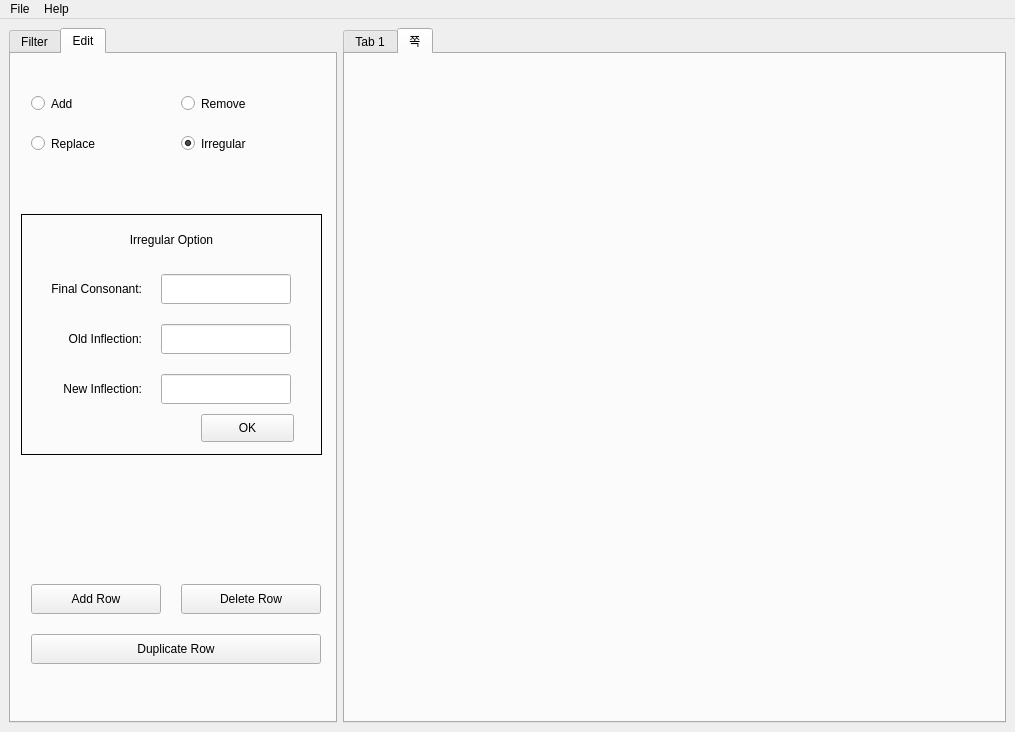
<?xml version="1.0" encoding="UTF-8"?>
<ui version="4.0">
 <class>Deco_LexO</class>
 <widget class="QMainWindow" name="Deco_LexO">
  <property name="geometry">
   <rect>
    <x>0</x>
    <y>0</y>
    <width>1015</width>
    <height>732</height>
   </rect>
  </property>
  <property name="windowTitle">
   <string>Deco-LexO</string>
  </property>
  <widget class="QWidget" name="centralwidget">
   <layout class="QGridLayout" name="gridLayout">
    <item row="0" column="0">
     <widget class="QTabWidget" name="tabWidget_1">
      <property name="maximumSize">
       <size>
        <width>328</width>
        <height>16777215</height>
       </size>
      </property>
      <property name="currentIndex">
       <number>1</number>
      </property>
      <widget class="QWidget" name="Modifying_Tab">
       <attribute name="title">
        <string>Filter</string>
       </attribute>
       <widget class="QComboBox" name="FEntryCombo">
        <property name="geometry">
         <rect>
          <x>30</x>
          <y>40</y>
          <width>81</width>
          <height>21</height>
         </rect>
        </property>
        <item>
         <property name="text">
          <string/>
         </property>
        </item>
        <item>
         <property name="text">
          <string>Equals</string>
         </property>
        </item>
        <item>
         <property name="text">
          <string>Starts with</string>
         </property>
        </item>
        <item>
         <property name="text">
          <string>Ends with</string>
         </property>
        </item>
        <item>
         <property name="text">
          <string>Contains</string>
         </property>
        </item>
        <item>
         <property name="text">
          <string>is empty</string>
         </property>
        </item>
       </widget>
       <widget class="QLineEdit" name="FEntry_Input">
        <property name="geometry">
         <rect>
          <x>120</x>
          <y>40</y>
          <width>141</width>
          <height>21</height>
         </rect>
        </property>
       </widget>
       <widget class="QLineEdit" name="FLemma_Input">
        <property name="geometry">
         <rect>
          <x>120</x>
          <y>100</y>
          <width>141</width>
          <height>21</height>
         </rect>
        </property>
       </widget>
       <widget class="QComboBox" name="FLemmaCombo">
        <property name="geometry">
         <rect>
          <x>30</x>
          <y>100</y>
          <width>81</width>
          <height>21</height>
         </rect>
        </property>
       </widget>
       <widget class="QComboBox" name="FCateCombo">
        <property name="geometry">
         <rect>
          <x>30</x>
          <y>160</y>
          <width>81</width>
          <height>21</height>
         </rect>
        </property>
       </widget>
       <widget class="QLineEdit" name="FCate_Input">
        <property name="geometry">
         <rect>
          <x>120</x>
          <y>160</y>
          <width>141</width>
          <height>21</height>
         </rect>
        </property>
       </widget>
       <widget class="QLineEdit" name="FFirst_1">
        <property name="geometry">
         <rect>
          <x>30</x>
          <y>320</y>
          <width>51</width>
          <height>21</height>
         </rect>
        </property>
       </widget>
       <widget class="QLineEdit" name="FFirst_2">
        <property name="geometry">
         <rect>
          <x>100</x>
          <y>320</y>
          <width>51</width>
          <height>21</height>
         </rect>
        </property>
       </widget>
       <widget class="QLineEdit" name="FFirst_3">
        <property name="geometry">
         <rect>
          <x>170</x>
          <y>320</y>
          <width>51</width>
          <height>21</height>
         </rect>
        </property>
       </widget>
       <widget class="QLineEdit" name="FSec_3">
        <property name="geometry">
         <rect>
          <x>170</x>
          <y>370</y>
          <width>51</width>
          <height>21</height>
         </rect>
        </property>
       </widget>
       <widget class="QLineEdit" name="FSec_2">
        <property name="geometry">
         <rect>
          <x>100</x>
          <y>370</y>
          <width>51</width>
          <height>21</height>
         </rect>
        </property>
       </widget>
       <widget class="QLineEdit" name="FSec_1">
        <property name="geometry">
         <rect>
          <x>30</x>
          <y>370</y>
          <width>51</width>
          <height>21</height>
         </rect>
        </property>
       </widget>
       <widget class="QLineEdit" name="FSecL_3">
        <property name="geometry">
         <rect>
          <x>170</x>
          <y>420</y>
          <width>51</width>
          <height>21</height>
         </rect>
        </property>
       </widget>
       <widget class="QLineEdit" name="FSecL_2">
        <property name="geometry">
         <rect>
          <x>100</x>
          <y>420</y>
          <width>51</width>
          <height>21</height>
         </rect>
        </property>
       </widget>
       <widget class="QLineEdit" name="FSecL_1">
        <property name="geometry">
         <rect>
          <x>30</x>
          <y>420</y>
          <width>51</width>
          <height>21</height>
         </rect>
        </property>
       </widget>
       <widget class="QLineEdit" name="FLast3">
        <property name="geometry">
         <rect>
          <x>170</x>
          <y>470</y>
          <width>51</width>
          <height>21</height>
         </rect>
        </property>
       </widget>
       <widget class="QLineEdit" name="FLast_2">
        <property name="geometry">
         <rect>
          <x>100</x>
          <y>470</y>
          <width>51</width>
          <height>21</height>
         </rect>
        </property>
       </widget>
       <widget class="QLineEdit" name="FLast_1">
        <property name="geometry">
         <rect>
          <x>30</x>
          <y>470</y>
          <width>51</width>
          <height>21</height>
         </rect>
        </property>
       </widget>
       <widget class="QFrame" name="FPhonoFrame">
        <property name="geometry">
         <rect>
          <x>10</x>
          <y>290</y>
          <width>281</width>
          <height>251</height>
         </rect>
        </property>
        <property name="frameShape">
         <enum>QFrame::Box</enum>
        </property>
        <property name="frameShadow">
         <enum>QFrame::Raised</enum>
        </property>
        <widget class="QComboBox" name="FColCombo">
         <property name="geometry">
          <rect>
           <x>90</x>
           <y>220</y>
           <width>81</width>
           <height>21</height>
          </rect>
         </property>
        </widget>
        <widget class="QLabel" name="label_7">
         <property name="geometry">
          <rect>
           <x>20</x>
           <y>50</y>
           <width>211</width>
           <height>31</height>
          </rect>
         </property>
         <property name="text">
          <string>Second syllable:</string>
         </property>
        </widget>
        <widget class="QLabel" name="label_8">
         <property name="geometry">
          <rect>
           <x>20</x>
           <y>100</y>
           <width>211</width>
           <height>31</height>
          </rect>
         </property>
         <property name="text">
          <string>Second-to-last syllable:</string>
         </property>
        </widget>
        <widget class="QLabel" name="label_9">
         <property name="geometry">
          <rect>
           <x>20</x>
           <y>0</y>
           <width>191</width>
           <height>31</height>
          </rect>
         </property>
         <property name="text">
          <string>First syllable:</string>
         </property>
        </widget>
        <widget class="QLabel" name="label_6">
         <property name="geometry">
          <rect>
           <x>20</x>
           <y>150</y>
           <width>211</width>
           <height>31</height>
          </rect>
         </property>
         <property name="text">
          <string>Last syllable:</string>
         </property>
        </widget>
        <widget class="QLabel" name="label_10">
         <property name="geometry">
          <rect>
           <x>10</x>
           <y>220</y>
           <width>61</width>
           <height>21</height>
          </rect>
         </property>
         <property name="text">
          <string>Column:</string>
         </property>
         <property name="alignment">
          <set>Qt::AlignRight|Qt::AlignTrailing|Qt::AlignVCenter</set>
         </property>
        </widget>
       </widget>
       <widget class="QPushButton" name="FFiltering_Button">
        <property name="geometry">
         <rect>
          <x>20</x>
          <y>550</y>
          <width>75</width>
          <height>23</height>
         </rect>
        </property>
        <property name="text">
         <string>Filter</string>
        </property>
       </widget>
       <widget class="QPushButton" name="FShow_Button">
        <property name="geometry">
         <rect>
          <x>110</x>
          <y>550</y>
          <width>75</width>
          <height>23</height>
         </rect>
        </property>
        <property name="text">
         <string>Show all</string>
        </property>
       </widget>
       <widget class="QPushButton" name="FClear_Button">
        <property name="geometry">
         <rect>
          <x>210</x>
          <y>550</y>
          <width>75</width>
          <height>23</height>
         </rect>
        </property>
        <property name="text">
         <string>Clear</string>
        </property>
       </widget>
       <widget class="QLabel" name="label">
        <property name="geometry">
         <rect>
          <x>30</x>
          <y>10</y>
          <width>56</width>
          <height>21</height>
         </rect>
        </property>
        <property name="text">
         <string>Entry:</string>
        </property>
       </widget>
       <widget class="QLabel" name="label_2">
        <property name="geometry">
         <rect>
          <x>30</x>
          <y>70</y>
          <width>56</width>
          <height>21</height>
         </rect>
        </property>
        <property name="text">
         <string>Lemma:</string>
        </property>
       </widget>
       <widget class="QLabel" name="label_3">
        <property name="geometry">
         <rect>
          <x>30</x>
          <y>130</y>
          <width>56</width>
          <height>21</height>
         </rect>
        </property>
        <property name="text">
         <string>Category:</string>
        </property>
       </widget>
       <widget class="QLineEdit" name="FInfo_Input">
        <property name="geometry">
         <rect>
          <x>120</x>
          <y>220</y>
          <width>141</width>
          <height>21</height>
         </rect>
        </property>
       </widget>
       <widget class="QLabel" name="label_4">
        <property name="geometry">
         <rect>
          <x>30</x>
          <y>190</y>
          <width>81</width>
          <height>21</height>
         </rect>
        </property>
        <property name="text">
         <string>Information:</string>
        </property>
       </widget>
       <widget class="QComboBox" name="FInfoCombo">
        <property name="geometry">
         <rect>
          <x>30</x>
          <y>220</y>
          <width>81</width>
          <height>21</height>
         </rect>
        </property>
       </widget>
       <widget class="QLabel" name="label_5">
        <property name="geometry">
         <rect>
          <x>10</x>
          <y>270</y>
          <width>141</width>
          <height>31</height>
         </rect>
        </property>
        <property name="font">
         <font>
          <weight>75</weight>
          <bold>true</bold>
         </font>
        </property>
        <property name="text">
         <string>Phonological shape</string>
        </property>
       </widget>
      </widget>
      <widget class="QWidget" name="Edit_Tab">
       <attribute name="title">
        <string>Edit</string>
       </attribute>
       <widget class="QRadioButton" name="Add_radio">
        <property name="geometry">
         <rect>
          <x>20</x>
          <y>40</y>
          <width>108</width>
          <height>19</height>
         </rect>
        </property>
        <property name="font">
         <font>
          <family>Arial</family>
         </font>
        </property>
        <property name="text">
         <string>Add</string>
        </property>
        <property name="checked">
         <bool>false</bool>
        </property>
       </widget>
       <widget class="QRadioButton" name="Remove_radio">
        <property name="geometry">
         <rect>
          <x>170</x>
          <y>40</y>
          <width>108</width>
          <height>19</height>
         </rect>
        </property>
        <property name="font">
         <font>
          <family>Arial</family>
         </font>
        </property>
        <property name="text">
         <string>Remove</string>
        </property>
       </widget>
       <widget class="QRadioButton" name="Replace_radio">
        <property name="geometry">
         <rect>
          <x>20</x>
          <y>80</y>
          <width>108</width>
          <height>19</height>
         </rect>
        </property>
        <property name="font">
         <font>
          <family>Arial</family>
         </font>
        </property>
        <property name="text">
         <string>Replace</string>
        </property>
        <property name="checked">
         <bool>false</bool>
        </property>
       </widget>
       <widget class="QRadioButton" name="Irregular_radio">
        <property name="geometry">
         <rect>
          <x>170</x>
          <y>80</y>
          <width>108</width>
          <height>19</height>
         </rect>
        </property>
        <property name="font">
         <font>
          <family>Arial</family>
         </font>
        </property>
        <property name="text">
         <string>Irregular</string>
        </property>
        <property name="checked">
         <bool>true</bool>
        </property>
       </widget>
       <widget class="QFrame" name="Irreg_frame">
        <property name="geometry">
         <rect>
          <x>10</x>
          <y>160</y>
          <width>301</width>
          <height>241</height>
         </rect>
        </property>
        <property name="frameShape">
         <enum>QFrame::Box</enum>
        </property>
        <property name="frameShadow">
         <enum>QFrame::Plain</enum>
        </property>
        <widget class="QLabel" name="label_14">
         <property name="geometry">
          <rect>
           <x>0</x>
           <y>10</y>
           <width>301</width>
           <height>31</height>
          </rect>
         </property>
         <property name="font">
          <font>
           <family>Arial</family>
          </font>
         </property>
         <property name="text">
          <string>Irregular Option</string>
         </property>
         <property name="alignment">
          <set>Qt::AlignCenter</set>
         </property>
        </widget>
        <widget class="QLineEdit" name="Irreg_cons">
         <property name="geometry">
          <rect>
           <x>140</x>
           <y>60</y>
           <width>130</width>
           <height>30</height>
          </rect>
         </property>
        </widget>
        <widget class="QLineEdit" name="Irreg_oldinflec">
         <property name="geometry">
          <rect>
           <x>140</x>
           <y>110</y>
           <width>130</width>
           <height>30</height>
          </rect>
         </property>
        </widget>
        <widget class="QLineEdit" name="irreg_newinflec">
         <property name="geometry">
          <rect>
           <x>140</x>
           <y>160</y>
           <width>130</width>
           <height>30</height>
          </rect>
         </property>
        </widget>
        <widget class="QPushButton" name="Irreg_start">
         <property name="geometry">
          <rect>
           <x>180</x>
           <y>200</y>
           <width>93</width>
           <height>28</height>
          </rect>
         </property>
         <property name="font">
          <font>
           <family>Arial</family>
          </font>
         </property>
         <property name="text">
          <string>OK</string>
         </property>
        </widget>
        <widget class="QLabel" name="label_11">
         <property name="geometry">
          <rect>
           <x>10</x>
           <y>60</y>
           <width>111</width>
           <height>30</height>
          </rect>
         </property>
         <property name="font">
          <font>
           <family>Arial</family>
          </font>
         </property>
         <property name="text">
          <string>Final Consonant:</string>
         </property>
         <property name="alignment">
          <set>Qt::AlignRight|Qt::AlignTrailing|Qt::AlignVCenter</set>
         </property>
        </widget>
        <widget class="QLabel" name="label_12">
         <property name="geometry">
          <rect>
           <x>10</x>
           <y>110</y>
           <width>111</width>
           <height>30</height>
          </rect>
         </property>
         <property name="font">
          <font>
           <family>Arial</family>
          </font>
         </property>
         <property name="text">
          <string>Old Inflection:</string>
         </property>
         <property name="alignment">
          <set>Qt::AlignRight|Qt::AlignTrailing|Qt::AlignVCenter</set>
         </property>
        </widget>
        <widget class="QLabel" name="label_13">
         <property name="geometry">
          <rect>
           <x>10</x>
           <y>160</y>
           <width>111</width>
           <height>30</height>
          </rect>
         </property>
         <property name="font">
          <font>
           <family>Arial</family>
          </font>
         </property>
         <property name="text">
          <string>New Inflection:</string>
         </property>
         <property name="alignment">
          <set>Qt::AlignRight|Qt::AlignTrailing|Qt::AlignVCenter</set>
         </property>
        </widget>
       </widget>
       <widget class="QPushButton" name="Push_addrow">
        <property name="geometry">
         <rect>
          <x>20</x>
          <y>530</y>
          <width>130</width>
          <height>30</height>
         </rect>
        </property>
        <property name="font">
         <font>
          <family>Arial</family>
         </font>
        </property>
        <property name="text">
         <string>Add Row</string>
        </property>
       </widget>
       <widget class="QPushButton" name="Push_Deleterow">
        <property name="geometry">
         <rect>
          <x>170</x>
          <y>530</y>
          <width>140</width>
          <height>30</height>
         </rect>
        </property>
        <property name="font">
         <font>
          <family>Arial</family>
         </font>
        </property>
        <property name="text">
         <string>Delete Row</string>
        </property>
       </widget>
       <widget class="QPushButton" name="Push_Duplicaterow">
        <property name="geometry">
         <rect>
          <x>20</x>
          <y>580</y>
          <width>290</width>
          <height>30</height>
         </rect>
        </property>
        <property name="font">
         <font>
          <family>Arial</family>
         </font>
        </property>
        <property name="text">
         <string>Duplicate Row</string>
        </property>
       </widget>
      </widget>
     </widget>
    </item>
    <item row="0" column="1">
     <widget class="QTabWidget" name="dataFrame_Tab">
      <property name="currentIndex">
       <number>1</number>
      </property>
      <widget class="QWidget" name="tab">
       <attribute name="title">
        <string>Tab 1</string>
       </attribute>
       <layout class="QGridLayout" name="gridLayout_2">
        <item row="0" column="0">
         <widget class="QTableWidget" name="tableWidget"/>
        </item>
       </layout>
      </widget>
      <widget class="QWidget" name="tab_5">
       <attribute name="title">
        <string>쪽</string>
       </attribute>
      </widget>
     </widget>
    </item>
   </layout>
  </widget>
  <widget class="QMenuBar" name="menubar">
   <property name="geometry">
    <rect>
     <x>0</x>
     <y>0</y>
     <width>1015</width>
     <height>26</height>
    </rect>
   </property>
   <widget class="QMenu" name="menuFile">
    <property name="title">
     <string>File</string>
    </property>
    <widget class="QMenu" name="menuRecent_files">
     <property name="title">
      <string>Recent files</string>
     </property>
     <addaction name="actionNone"/>
    </widget>
    <addaction name="actionOpen_file_s"/>
    <addaction name="menuRecent_files"/>
    <addaction name="separator"/>
    <addaction name="actionSave"/>
    <addaction name="actionSave_file_as"/>
    <addaction name="separator"/>
    <addaction name="actionQuit"/>
   </widget>
   <widget class="QMenu" name="menuHelp">
    <property name="title">
     <string>Help</string>
    </property>
    <addaction name="actionAcknowledgement"/>
    <addaction name="separator"/>
    <addaction name="actionAbout_DecoLexO"/>
   </widget>
   <addaction name="menuFile"/>
   <addaction name="menuHelp"/>
  </widget>
  <action name="actionOpen_file_s">
   <property name="text">
    <string>Open files...</string>
   </property>
   <property name="shortcut">
    <string>Ctrl+O</string>
   </property>
   <property name="shortcutContext">
    <enum>Qt::WindowShortcut</enum>
   </property>
  </action>
  <action name="actionNone">
   <property name="text">
    <string>None</string>
   </property>
  </action>
  <action name="actionSave">
   <property name="text">
    <string>Save file</string>
   </property>
   <property name="shortcut">
    <string>Ctrl+S</string>
   </property>
  </action>
  <action name="actionSave_file_as">
   <property name="text">
    <string>Save file as...</string>
   </property>
   <property name="shortcut">
    <string>Ctrl+Shift+S</string>
   </property>
  </action>
  <action name="actionQuit">
   <property name="text">
    <string>Quit</string>
   </property>
   <property name="shortcut">
    <string>Ctrl+Q</string>
   </property>
  </action>
  <action name="actionAcknowledgement">
   <property name="text">
    <string>Acknowledgement</string>
   </property>
  </action>
  <action name="actionAbout_DecoLexO">
   <property name="text">
    <string>About DecoLexO</string>
   </property>
  </action>
 </widget>
 <resources/>
 <connections/>
</ui>
